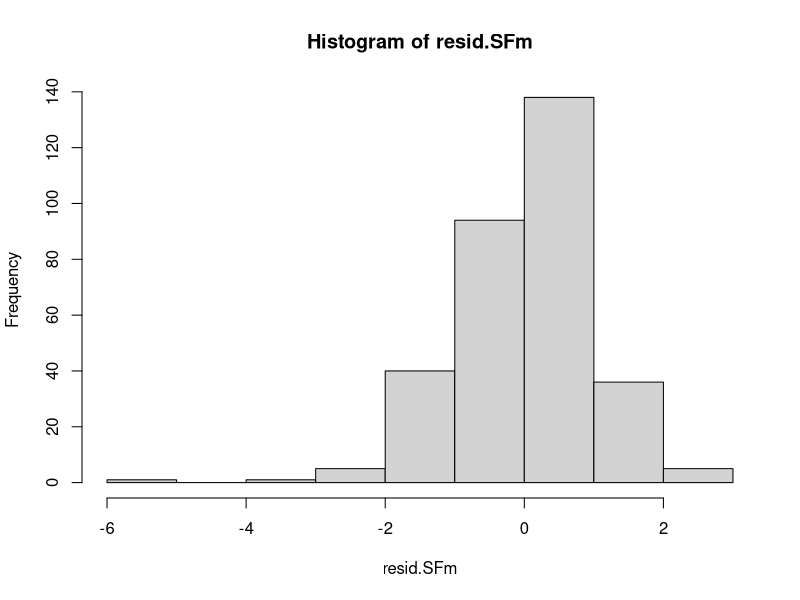
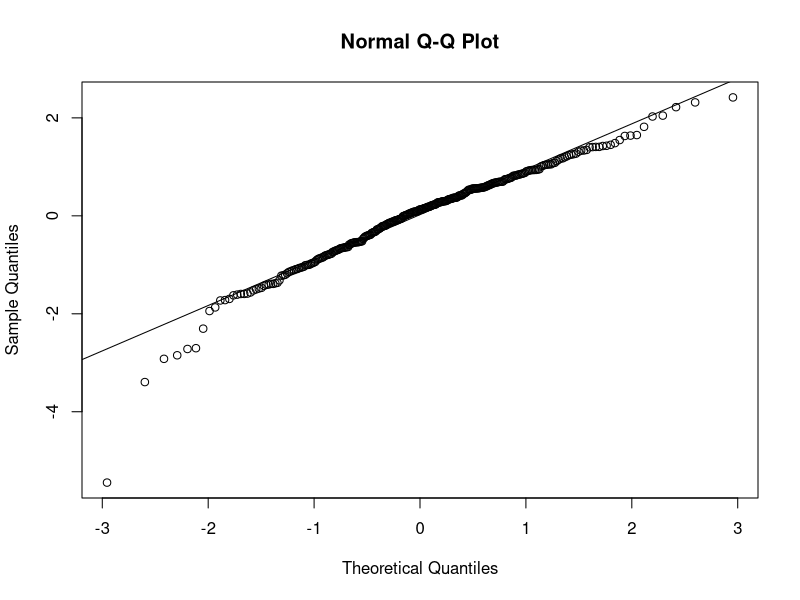
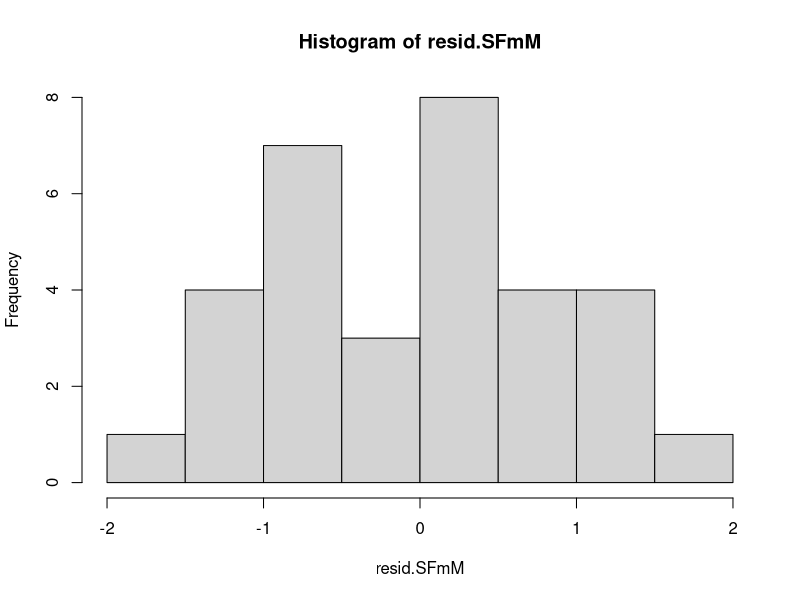
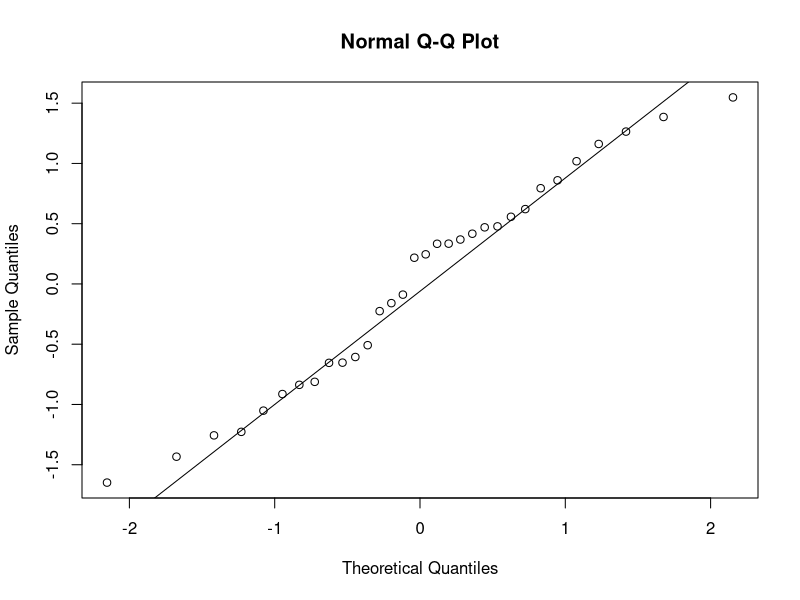
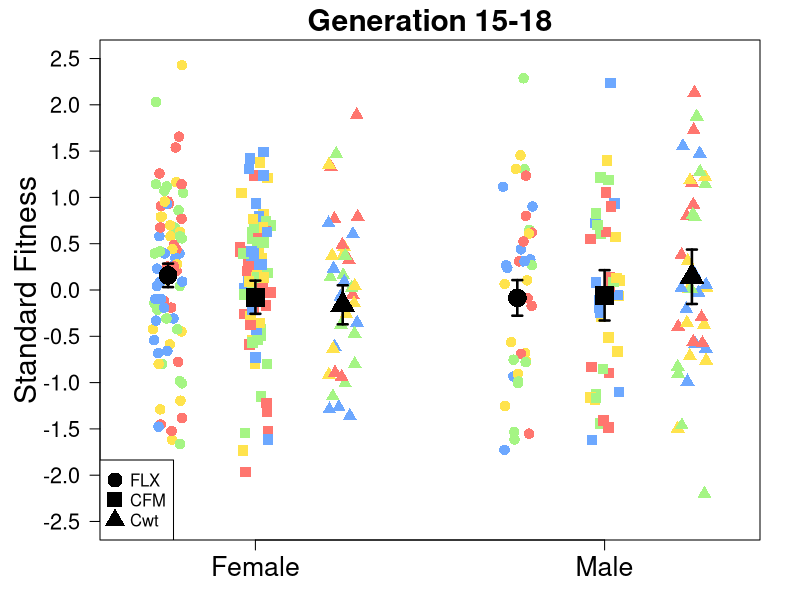
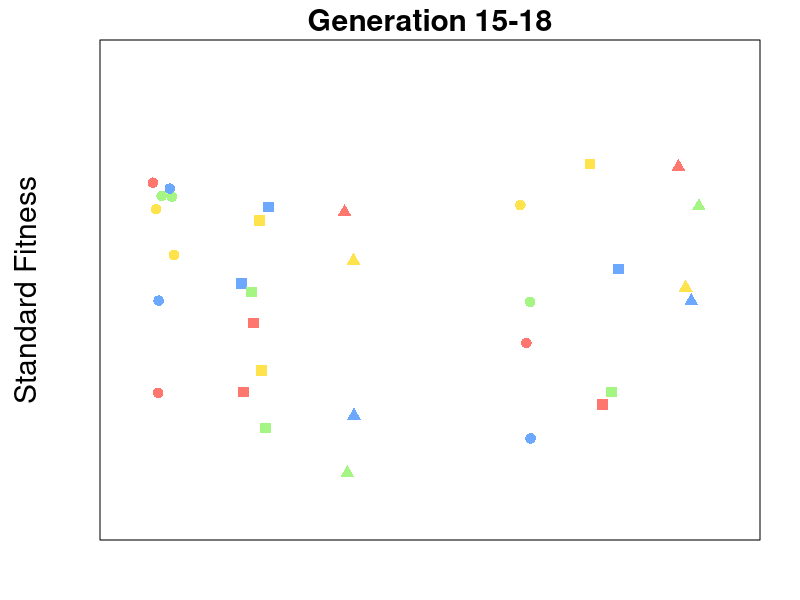

Write the R code that produced these figures, in order. (Note: this script raises an error after producing the figures.)
################################################################################################
########################### STANDARD FITNESS ASSAY GENERATION 15 & 18 ##########################
################################################################################################

#Set up environment
library(car)
library(Hmisc)
library(lme4)
library(lmerTest)

#Read in csv file with data
SFmid.data <- read.table(file = "StandardFitnessG1518.csv", h = T, sep = ",")
SFmidM.data <- read.table(file = "StandardFitnessG1518Mean.csv", h = T, sep = ",")

##########################################  STATISTIC  #########################################


##############################
####THE MODEL FOR ALL DATA####
##############################


### FEMALE TYPE ###

### T-TEST ###
#First test if the types are significant different within FLX & CFM
FLXsfm <- subset(SFmid.data, regime == "aFLX" & sex == "f")
CFMsfm <- subset(SFmid.data, regime == "bCFM" & sex == "f")

#Do a t-test for FLX
t.test(FLXsfm$standard ~ FLXsfm$type)
#FLX 2X and 1X are not significant different: P = 0.129

#Do a t-test for CFM
t.test(CFMsfm$standard ~ CFMsfm$type)
#CFM 2X and 1X are not significant different: P = 0.6116


##2X and 1X can be tested together


### LINEAT MODEL ###

#Linear mixed model testing if regime has a significant effect on the standard fitness
model.SFm <- lmer(standard ~ regime * sex + (1|regime:rep_population), data = SFmid.data)
#ANOVA
anova(model.SFm, test = "F")
#Regime is not significant, P = 0.8138
#Sex is not, P = 0.8199
#And the interaction is not, P = 0.1779
ranova(model.SFm)
# Nested factor is not significant, P = 0.451


#Homogeneity of variances
leveneTest(SFmid.data$standard ~ SFmid.data$regime * SFmid.data$sex)
#Not significant, assumption of homogeneity of variances is met

#Test the model by looking at the residuls
resid.SFm <- residuals(model.SFm)
hist(resid.SFm)
shapiro.test(resid.SFm)
qqnorm(resid.SFm)
qqline(resid.SFm)
#The residuls are more or less normally distrubuted, meaning that the model is valid 



###################################
####THE MODEL FOR THE MEAN DATA####
###################################


### FEMALE TYPE ###

### T-TEST ###
#First test if the types are significant different within FLX & CFM
FLXsfm <- subset(SFmidM.data, regime == "aFLX" & sex == "f")
CFMsfm <- subset(SFmidM.data, regime == "bCFM" & sex == "f")

#Do a t-test for FLX
t.test(FLXsfm$standard ~ FLXsfm$type)
#FLX 2X and 1X are not significant different: P = 0.1113

#Do a t-test for CFM
t.test(CFMsfm$standard ~ CFMsfm$type)
#CFM 2X and 1X are not significant different: P = 0.5263


##2X and 1X can be tested together


### LINEAT MODEL ###

#Linear mixed model testing if regime has a significant effect on the standard fitness
model.SFmM <- lm(standard ~ regime * sex, data = SFmidM.data)
#ANOVA
anova(model.SFmM, test = "F")
#Regime is not significant, P = 0.4814
#Sex is not, P = 0.9979
#And the interaction is not, P = 0.1121


#Homogeneity of variances
leveneTest(SFmidM.data$standard ~ SFmidM.data$regime * SFmidM.data$sex)
#Not significant, assumption of homogeneity of variances is met


#Test the model by looking at the residuls
resid.SFmM <- residuals(model.SFmM)
hist(resid.SFmM)
shapiro.test(resid.SFmM)
qqnorm(resid.SFmM)
qqline(resid.SFmM)
#The residuls are more or less normally distrubuted, meaning that the model is valid 


#########################################  PLOT DATA  #########################################


#Colours
RP1 <- "#ff766f"
RP2 <- "#ffe34d"
RP3 <- "#6da8ff"
RP4 <- "#a5f584"


### PLOT ALL DATA ###

#Add fitted values
SFmid.data$fitted <- fitted(model.SFm)

#Caluclate mean
SFmid.M <- aggregate(fitted ~ regime + sex, mean, data = SFmid.data)
#SE
SFmid.SE <- (summary(model.SFm)$coefficients[,2])


## The plot

pdf("StandardFitnessG1518.pdf", 7, 7)
par(mar = c(3, 5, 2, 2))
#First make the plot
plot(NULL, xlim = c(0.2, 3), xlab = "", xaxt = "n", ylim = c(-2.5, 2.5), ylab = "Standard Fitness", yaxt = "n",
     cex.lab = 1.8, las = 1, main = "Generation 15-18", cex.main = 1.8)
#Add points
points(jitter(rep(0.4, 80), -0.07, 0.07), SFmid.data$standard[SFmid.data$regimesex == "aFLXf"],
       pch = 16, cex = 1.4, col = c(RP1, RP2, RP3, RP4))
points(jitter(rep(0.8, 80), -0.07, 0.07), SFmid.data$standard[SFmid.data$regimesex == "bCFMf"],
       pch = 15, cex = 1.4, col = c(RP1, RP2, RP3, RP4))
points(jitter(rep(1.2, 40), -0.07, 0.07), SFmid.data$standard[SFmid.data$regimesex == "cCwtf"],
       pch = 17, cex = 1.4, col = c(RP1, RP2, RP3, RP4))
points(jitter(rep(2, 40), -0.07, 0.07), SFmid.data$standard[SFmid.data$regimesex == "dFLXm"],
       pch = 16, cex = 1.4, col = c(RP1, RP2, RP3, RP4))
points(jitter(rep(2.4, 40), -0.07, 0.07), SFmid.data$standard[SFmid.data$regimesex == "eCFMm"],
       pch = 15, cex = 1.4, col = c(RP1, RP2, RP3, RP4))
points(jitter(rep(2.8, 40), -0.07, 0.07), SFmid.data$standard[SFmid.data$regimesex == "fCwtm"],
       pch = 17, cex = 1.4, col = c(RP1, RP2, RP3, RP4))
#Add errorbar
xSFm <- c(0.4, 0.8, 1.2, 2, 2.4, 2.8)
errbar(xSFm, SFmid.M$fitted, SFmid.M$fitted + SFmid.SE, SFmid.M$fitted - SFmid.SE,
       pch = c(16, 15, 17), cex = 2.5, lwd = 2.5, add = T)
#Add axis
axis(1, at = c(0.8, 2.4), cex.axis = 1.6, labels = c("Female", "Male"))
axis(2, at = seq(-2.5, 2.5,  by = 0.5), cex.axis = 1.3, las = 1)
#Add legend
legend("bottomleft", c("FLX", "CFM", "Cwt"), pch = c(16, 15, 17), pt.cex = 2)
dev.off()



### PLOT MEAN ###

#Add fitted values
SFmidM.data$fitted <- fitted(model.SFmM)

#Caluclate mean
SFmidM.M <- aggregate(fitted ~ regime + sex, mean, data = SFmidM.data)
#SE
BFmidM.SE <- (summary(model.SFmM)$coefficients[,2])


## The plot

pdf("StandardFitnessG1518mean.pdf", 7, 7)
par(mar = c(3, 5, 2, 2))
#First make the plot
plot(NULL, xlim = c(0.2, 3), xlab = "", xaxt = "n", ylim = c(-2.5, 2.5), ylab = "Standard Fitness", yaxt = "n",
     cex.lab = 1.8, las = 1, main = "Generation 15-18", cex.main = 1.8)
#Add points
points(jitter(rep(0.4, 8), -0.07, 0.07), SFmidM.data$standard[SFmidM.data$regimesex == "aFLXf"],
       pch = 16, cex = 1.4, col = c(RP1, RP2, RP3, RP4))
points(jitter(rep(0.8, 8), -0.07, 0.07), SFmidM.data$standard[SFmidM.data$regimesex == "bCFMf"],
       pch = 15, cex = 1.4, col = c(RP1, RP2, RP3, RP4))
points(jitter(rep(1.2, 4), -0.07, 0.07), SFmidM.data$standard[SFmidM.data$regimesex == "cCwtf"],
       pch = 17, cex = 1.4, col = c(RP1, RP2, RP3, RP4))
points(jitter(rep(2, 4), -0.07, 0.07), SFmidM.data$standard[SFmidM.data$regimesex == "dFLXm"],
       pch = 16, cex = 1.4, col = c(RP1, RP2, RP3, RP4))
points(jitter(rep(2.4, 4), -0.07, 0.07), SFmidM.data$standard[SFmidM.data$regimesex == "eCFMm"],
       pch = 15, cex = 1.4, col = c(RP1, RP2, RP3, RP4))
points(jitter(rep(2.8, 4), -0.07, 0.07), SFmidM.data$standard[SFmidM.data$regimesex == "fCwtm"],
       pch = 17, cex = 1.4, col = c(RP1, RP2, RP3, RP4))
#Add errorbar
xSFmM <- c(0.4, 0.8, 1.2, 2, 2.4, 2.8)
errbar(xSFmM, SFmidM.M$fitted, SFmidM.M$fitted + SFmidM.SE, SFmidM.M$fitted - SFmidM.SE, 
       pch = c(16, 15, 17), cex = 2.5, lwd = 2.5, add = T)
#Add axis
axis(1, at = c(0.8, 2.4), cex.axis = 1.6, labels = c("Female", "Male"))
axis(2, at = seq(-2.5, 2.5,  by = 0.5), cex.axis = 1.3, las = 1)
#Add legend
legend("bottomleft", c("FLX", "CFM", "Cwt"), pch = c(16, 15, 17), pt.cex = 2)
dev.off()
